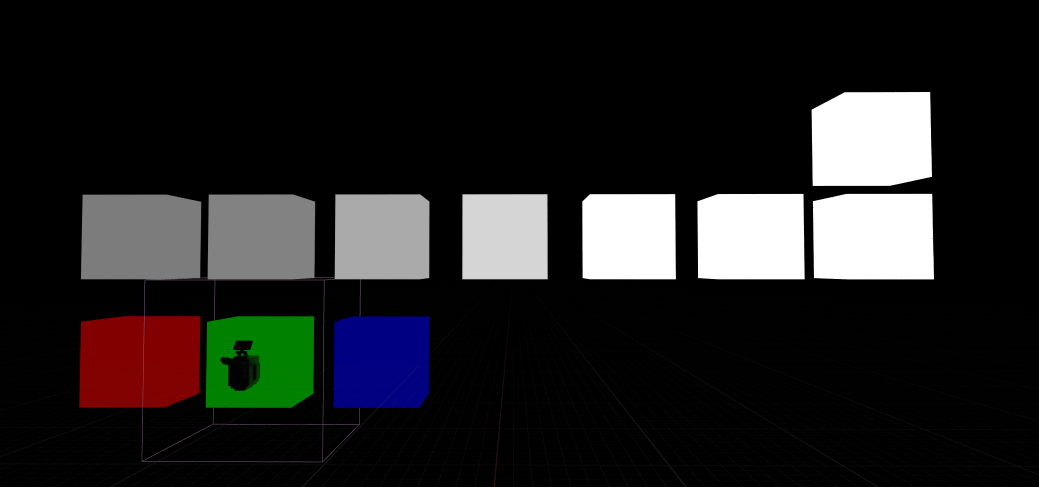
#> input picture testfiles/simple_config.png, 2078 x 974 px (shown at 1/2 size)
$ python cal_mat_using_img.py
#> lines starting #> are read from the running program, lines starting #| are printed output that depends on the picture
import numpy as np
from matplotlib import pyplot as plt
import matplotlib.patches as pch
import cv2
from tqdm import trange


def convert_matrix(img, matrix):
    out = np.zeros(img.shape)
    for _i in trange(img.shape[0]):
        for _j in range(img.shape[1]):
            out[_i, _j, :] = np.dot(matrix, img[_i, _j, :])
    return out


def method_okawa(input, output):
    return np.linalg.inv(np.dot(output, np.linalg.pinv(input)))


def method_ue(input, output):
    W = np.sum(output, axis=1)
    Imat = np.linalg.inv(output)
    Wnor = W / W.max()
    S = np.dot(Imat, Wnor)
    Smat = np.diag(S)
    C = np.dot(Smat, output)
    return np.linalg.inv(C)


img_a = (cv2.imread("./testfiles/simple_config.png")[..., ::-1] / 255) ** (1 / 1)
img_b = (cv2.imread("./testfiles/test_config.png")[..., ::-1] / 255) ** (1 / 1)
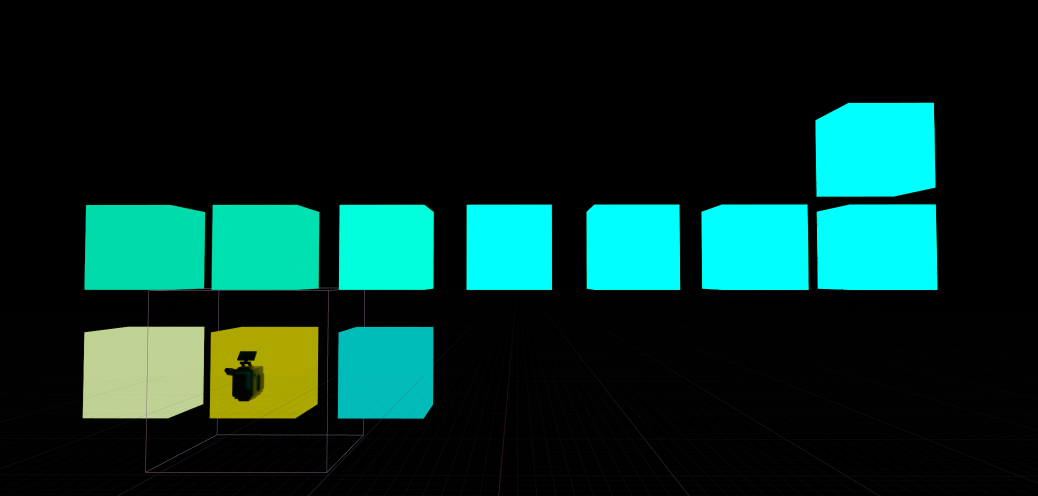
#> input picture testfiles/test_config.png, 2076 x 992 px (shown at 1/2 size)
# img_a = (cv2.imread("./testfiles/simple_config.png")[..., ::-1] / 255) ** (1 / 2.35)
# img_b = (cv2.imread("./testfiles/test_config.png")[..., ::-1] / 255) ** (1 / 2.35)

mat_a = np.eye(4)
mat_b = np.reshape(np.array([10, 5, -20, 0, 20, 4, 9, 0, 2, -4, 8, 0, 0, 0, 0, 1]), (4, 4))

img_a2b = convert_matrix(img_a, mat_b[:3, :3])
#> after the loop in convert_matrix, `for _i in trange(img.shape[0]):`:
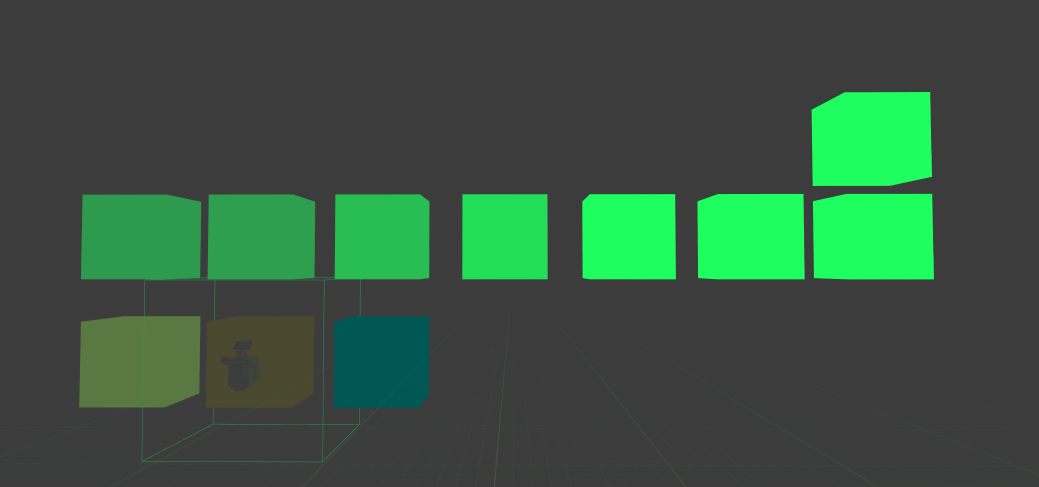
#> out: shape (974, 2078, 3) float64 (shown at 1/2 size); mean R, G, B -0.6, 4.2, 0.8; drawn with min black and max white
img_b2a = convert_matrix(img_b, np.linalg.pinv(mat_b[:3, :3]))
#> after the loop in convert_matrix (call 2), `for _i in trange(img.shape[0]):`:
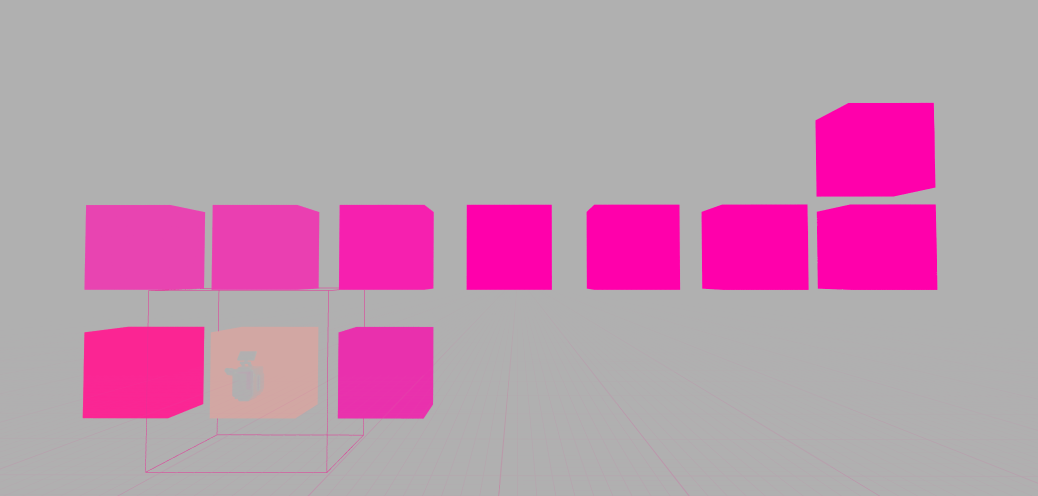
#> out: shape (992, 2076, 3) float64 (shown at 1/2 size); mean R, G, B 0.0162, -0.033, -0.0016; drawn with min black and max white

print(np.linalg.pinv(mat_b[:3, :3]))

img_a2b /= img_a2b.max()
img_b2a /= img_b2a.max()

plt.figure(figsize=(7, 5))
ax1 = plt.subplot(2, 2, 1)
plt.imshow(img_a)
plt.title("input (led)")
ax2 = plt.subplot(2, 2, 2)
plt.imshow(img_b)
plt.title("output (camera)")
plt.subplot(2, 2, 3)
plt.imshow(img_a2b)
plt.title("calculated (mat * input)")
plt.subplot(2, 2, 4)
plt.imshow(img_b2a)
plt.title("calculated ($mat^{-1}$ * output)")
plt.tight_layout()


r = pch.Rectangle(xy=(183, 677), width=30, height=30, ec='red', fill=False)
g = pch.Rectangle(xy=(520, 659), width=30, height=30, ec='red', fill=False)
b = pch.Rectangle(xy=(690, 690), width=30, height=30, ec='red', fill=False)
w = pch.Rectangle(xy=(970, 450), width=30, height=30, ec='red', fill=False)
ax1.add_patch(r)
ax1.add_patch(g)
ax1.add_patch(b)
ax1.add_patch(w)
r = pch.Rectangle(xy=(183, 677), width=30, height=30, ec='red', fill=False)
g = pch.Rectangle(xy=(520, 659), width=30, height=30, ec='red', fill=False)
b = pch.Rectangle(xy=(690, 690), width=30, height=30, ec='red', fill=False)
w = pch.Rectangle(xy=(970, 450), width=30, height=30, ec='red', fill=False)
ax2.add_patch(r)
ax2.add_patch(g)
ax2.add_patch(b)
ax2.add_patch(w)

rgb_input = np.stack([
    img_a[677:707, 183:213, :].mean(axis=(0, 1)),
    img_a[659:689, 520:550, :].mean(axis=(0, 1)),
    img_a[690:720, 690:720, :].mean(axis=(0, 1)),
], axis=1)
#> rgb_input = [[0.51, 0, 0], [0, 0.51, 0], [0, 0, 0.51]]
rgb_output = np.stack([
    img_b[677:707, 183:213, :].mean(axis=(0, 1)),
    img_b[659:689, 520:550, :].mean(axis=(0, 1)),
    img_b[690:720, 690:720, :].mean(axis=(0, 1)),
], axis=1)
#> rgb_output = [[0.753, 0.678, 0], [0.827, 0.655, 0.741], [0.58, 0, 0.729]]

# print(np.dot(mat_b[:3, :3], rgb_input))
# print(mat_b[:3, :3])
# print(np.linalg.pinv(mat_b[:3, :3]))

mat_okawa = method_okawa(rgb_input, rgb_output)
#> mat_okawa = [[1.01, -1.04, 1.06], [-0.365, 1.16, -1.18], [-0.801, 0.829, -0.144]]
mat_ue = method_ue(rgb_input, rgb_output)
#> in method_ue, `W = np.sum(output, axis=1)`: W = [1.43, 2.22, 1.31]
#> in method_ue, `Imat = np.linalg.inv(output)`: Imat = [[1.97, -2.04, 2.08], [-0.716, 2.27, -2.31], [-1.57, 1.63, -0.282]]
#> in method_ue, `Wnor = W / W.max()`: Wnor = [0.644, 1, 0.589]
#> in method_ue, `S = np.dot(Imat, Wnor)`: S = [0.45, 0.45, 0.45]
#> in method_ue, `Smat = np.diag(S)`: Smat = [[0.45, 0, 0], [0, 0.45, 0], [0, 0, 0.45]]
#> in method_ue, `C = np.dot(Smat, output)`: C = [[0.339, 0.305, 0], [0.372, 0.295, 0.333], [0.261, 0, 0.328]]
#> mat_ue = [[4.39, -4.55, 4.62], [-1.59, 5.05, -5.13], [-3.49, 3.62, -0.627]]

# img_okawa = convert_matrix(img_a, np.linalg.inv(mat_okawa))
# img_ue = convert_matrix(img_a, np.linalg.inv(mat_ue))

# gamma calib okawa
# [[1.18050323 1.12930092 0.        ]
#  [1.22887017 1.1124652  1.17263147]
#  [1.05673298 0.         1.16467454]]
# gamma calib ue
# [[ 3.46855166 -3.52104369  3.54509907]
#  [-0.51419639  3.68068723 -3.70583327]
#  [-3.14712216  3.19474978 -0.19943052]]
# no gamma calib okawa
# [[1.47692308 1.33076923 0.        ]
#  [1.62307692 1.28461538 1.45388343]
#  [1.13846154 0.         1.43080592]]
# no gamma calib ue
# [[ 4.38822604 -4.54588686  4.61920761]
#  [-1.5927133   5.04514611 -5.12651943]
#  [-3.49170674  3.61715729 -0.62711144]]

# plt.figure()
# ax1 = plt.subplot(2, 1, 1)
# plt.imshow(img_okawa)
# ax2 = plt.subplot(2, 1, 2)
# plt.imshow(img_ue)

plt.show()
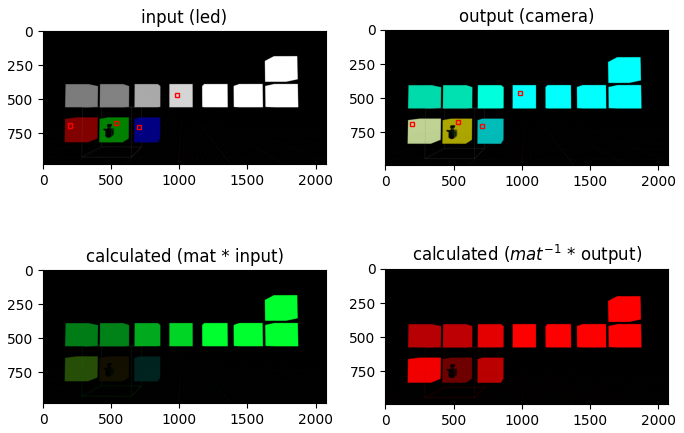
#> figure drawn by matplotlib, 4 panels
